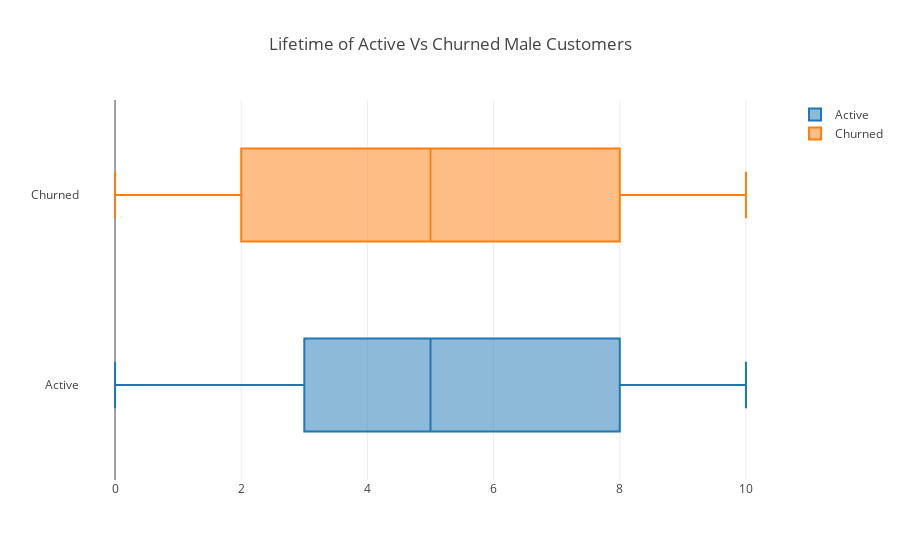

Source (notebook cell):
### Markdown cell above
**1.6 Male Tenure stats (Active vs Churned)**

### Code cell
enable_plotly_in_cell()
group_1=go.Box(x=active_male_users['Tenure'], name="Active")
group_2 = go.Box(
    x=churned_male_users['Tenure'],
    name="Churned")

info = [group_1, group_2]
title = "Lifetime of Active Vs Churned Male Customers"
iplot({
            "data": info, 
            "layout": {
                "title": title
            }
       })

### Figure 1 — Plotly figure (JSON) as saved in the notebook; plotly's stock layout.template omitted (floating-point values rounded to 4 significant figures; data arrays with more than 128 entries replaced by an {"elided": "..."} marker saying what was removed)
{"data": [{"x": {"elided": "4559 int values"}, "type": "box", "name": "Active", "uid": "0a4301ee-7ac2-42fb-8252-202639247211"}, {"x": {"elided": "898 int values"}, "type": "box", "name": "Churned", "uid": "23e68e9c-8a24-4438-abd7-ffd0225dda34"}], "layout": {"title": {"text": "Lifetime of Active Vs Churned Male Customers"}}}
